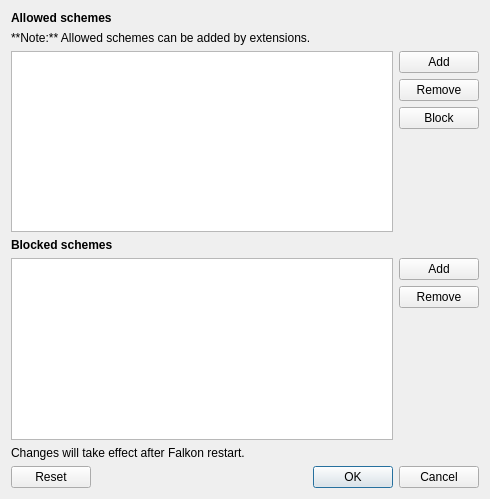
<?xml version="1.0" encoding="UTF-8"?>
<ui version="4.0">
 <class>SchemeManager</class>
 <widget class="QDialog" name="SchemeManager">
  <property name="geometry">
   <rect>
    <x>0</x>
    <y>0</y>
    <width>490</width>
    <height>499</height>
   </rect>
  </property>
  <property name="windowTitle">
   <string>Custom scheme manager</string>
  </property>
  <layout class="QVBoxLayout" name="verticalLayout">
   <item>
    <widget class="QLabel" name="label">
     <property name="font">
      <font>
       <weight>75</weight>
       <bold>true</bold>
      </font>
     </property>
     <property name="text">
      <string>Allowed schemes</string>
     </property>
    </widget>
   </item>
   <item>
    <widget class="QLabel" name="label_3">
     <property name="text">
      <string>**Note:** Allowed schemes can be added by extensions.</string>
     </property>
     <property name="textFormat">
      <enum>Qt::MarkdownText</enum>
     </property>
    </widget>
   </item>
   <item>
    <layout class="QHBoxLayout" name="horizontalLayout">
     <item>
      <widget class="QListWidget" name="allowedList">
       <property name="sortingEnabled">
        <bool>true</bool>
       </property>
      </widget>
     </item>
     <item>
      <layout class="QVBoxLayout" name="verticalLayout_2">
       <item>
        <widget class="QPushButton" name="allowedAddButton">
         <property name="text">
          <string>Add</string>
         </property>
        </widget>
       </item>
       <item>
        <widget class="QPushButton" name="allowedRemoveButton">
         <property name="text">
          <string>Remove</string>
         </property>
        </widget>
       </item>
       <item>
        <widget class="QPushButton" name="blockButton">
         <property name="text">
          <string>Block</string>
         </property>
        </widget>
       </item>
       <item>
        <spacer name="verticalSpacer">
         <property name="orientation">
          <enum>Qt::Vertical</enum>
         </property>
         <property name="sizeHint" stdset="0">
          <size>
           <width>20</width>
           <height>40</height>
          </size>
         </property>
        </spacer>
       </item>
      </layout>
     </item>
    </layout>
   </item>
   <item>
    <widget class="QLabel" name="label_2">
     <property name="font">
      <font>
       <weight>75</weight>
       <bold>true</bold>
      </font>
     </property>
     <property name="text">
      <string>Blocked schemes</string>
     </property>
    </widget>
   </item>
   <item>
    <layout class="QHBoxLayout" name="horizontalLayout_2">
     <item>
      <widget class="QListWidget" name="blockedList">
       <property name="sortingEnabled">
        <bool>true</bool>
       </property>
      </widget>
     </item>
     <item>
      <layout class="QVBoxLayout" name="verticalLayout_3">
       <item>
        <widget class="QPushButton" name="blockedAddButton">
         <property name="text">
          <string>Add</string>
         </property>
        </widget>
       </item>
       <item>
        <widget class="QPushButton" name="blockedRemoveButton">
         <property name="text">
          <string>Remove</string>
         </property>
        </widget>
       </item>
       <item>
        <spacer name="verticalSpacer_2">
         <property name="orientation">
          <enum>Qt::Vertical</enum>
         </property>
         <property name="sizeHint" stdset="0">
          <size>
           <width>20</width>
           <height>40</height>
          </size>
         </property>
        </spacer>
       </item>
      </layout>
     </item>
    </layout>
   </item>
   <item>
    <widget class="QLabel" name="label_4">
     <property name="text">
      <string>Changes will take effect after Falkon restart.</string>
     </property>
    </widget>
   </item>
   <item>
    <widget class="QDialogButtonBox" name="buttonBox">
     <property name="orientation">
      <enum>Qt::Horizontal</enum>
     </property>
     <property name="standardButtons">
      <set>QDialogButtonBox::Cancel|QDialogButtonBox::Ok|QDialogButtonBox::Reset</set>
     </property>
    </widget>
   </item>
  </layout>
 </widget>
 <tabstops>
  <tabstop>allowedList</tabstop>
  <tabstop>allowedAddButton</tabstop>
  <tabstop>allowedRemoveButton</tabstop>
  <tabstop>blockButton</tabstop>
  <tabstop>blockedList</tabstop>
  <tabstop>blockedAddButton</tabstop>
  <tabstop>blockedRemoveButton</tabstop>
 </tabstops>
 <resources/>
 <connections>
  <connection>
   <sender>buttonBox</sender>
   <signal>rejected()</signal>
   <receiver>SchemeManager</receiver>
   <slot>reject()</slot>
   <hints>
    <hint type="sourcelabel">
     <x>302</x>
     <y>475</y>
    </hint>
    <hint type="destinationlabel">
     <x>404</x>
     <y>413</y>
    </hint>
   </hints>
  </connection>
 </connections>
</ui>
